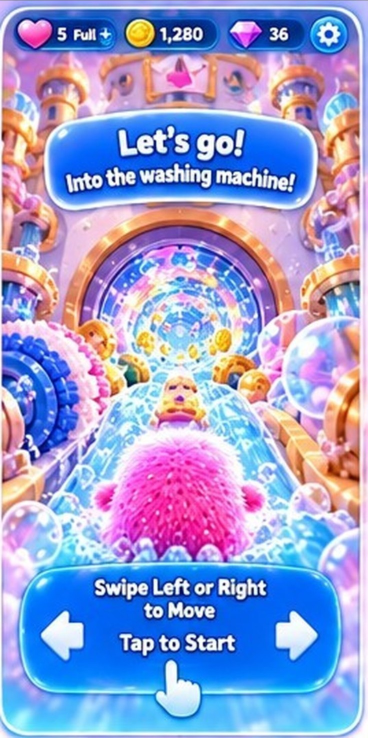
#> input picture WebDemo/ui/approved_screen3.png, 735 x 1476 px (shown at 1/2 size); the run also reads 1 picture not shown here
$ python paint_evidence.py ../ui/arrow_left.png ../ui/gear.png
#> lines starting #> are read from the running program, lines starting #| are printed output that depends on the picture; after the words box and inside, x2 and y2 are one past the last pixel; in counts of white or black regions, pixels touching at a corner belong together
#> further down, approved is the input picture: PIL image 735x1476 RGB; mean R, G, B 153.1, 157.3, 207.8
# python3 -I tools/paint_evidence.py <frames-dir> <out-dir>
# Builds the comparison sheets for the painted-scenery test from tools/paint_shots.cjs frames (prefixes saved, paint,
# vortex, tall, wide) and the approved Screen 3. Everything is shown at the same 1:2 stage size, labelled.
import os, sys
from PIL import Image, ImageDraw, ImageFont

FR, OUT = sys.argv[1], sys.argv[2]
os.makedirs(OUT, exist_ok=True)
HERE = os.path.dirname(os.path.abspath(__file__))
APPROVED = os.path.join(HERE, '..', 'ui', 'approved_screen3.png')
FONT = '/usr/share/fonts/truetype/dejavu/DejaVuSans-Bold.ttf'
font = lambda n: ImageFont.truetype(FONT, n) if os.path.exists(FONT) else ImageFont.load_default()
BG, INK = (18, 18, 30), (240, 240, 250)


def frame(prefix, t):
#> called with prefix = 'saved', t = 0
    return Image.open(os.path.join(FR, f'{prefix}_t{t:04.1f}.png')).convert('RGB')
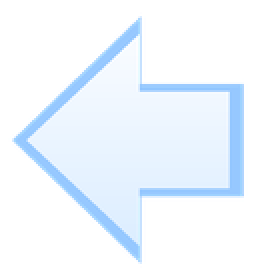
#> input picture WebDemo/ui/arrow_left.png, 128 x 140 px, given in place of saved_t00.0.png, which was not available (shown 2 times larger)
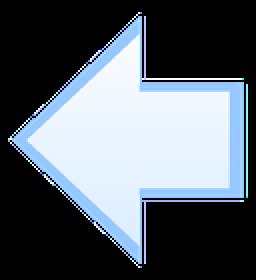
#> returned value: PIL image 128x140 RGB (shown 2 times larger); mean R, G, B 87.9, 96.8, 106.3
#> call 2 of frame, with prefix = 'paint', t = 0
#> in frame (call 2), `return Image.open(os.path.join(FR, f'{prefix}_t{t:04.1f}.png')).conver..`:
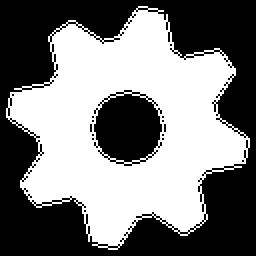
#> returned value: PIL image 128x128 RGB (shown 2 times larger); 48.8% white; 1 white region, box (x1, y1, x2, y2) and area: (3, 3, 125, 125) 7988


def sheet(cols, labels, w, title, out, rowlabels=None):
    """cols: list of rows, each a list of images; labels: per column (first row) or per cell."""
#> called with w = 420, out = '01_tap_to_start.png'
    h = int(w * 2)
#> h = 840
    head, left = 64, (150 if rowlabels else 0)
    rows = len(cols)
#> rows = 1
    W = left + len(cols[0]) * (w + 12) + 12
#> W = 1740
    H = head + rows * (h + 40) + 8
#> H = 952
    s = Image.new('RGB', (W, H), BG); d = ImageDraw.Draw(s)
#> after `s = Image.new('RGB', (W, H), BG)`:
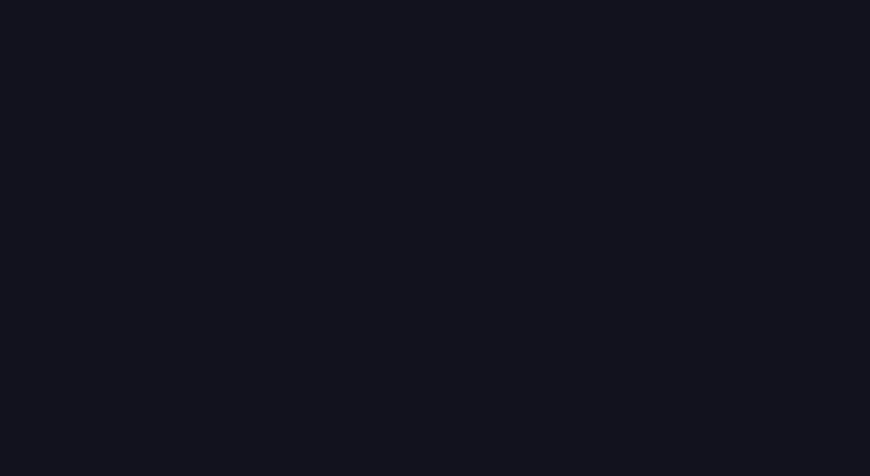
#> s: PIL image 1740x952 RGB (shown at 1/2 size); mean R, G, B 18, 18, 30
    d.text((14, 12), title, fill=INK, font=font(26))
    for r, row in enumerate(cols):
        y = head + r * (h + 40)
        if rowlabels: d.text((14, y + 30 + h // 2 - 14), rowlabels[r], fill=INK, font=font(22))
        for c, im in enumerate(row):
            x = left + 12 + c * (w + 12)
            lab = labels[r][c] if isinstance(labels[0], list) else labels[c]
            d.text((x, y + 6), lab, fill=INK, font=font(18))
            s.paste(im.resize((w, h), Image.LANCZOS), (x, y + 32))
#> this loop made 1 pass
#> (r, y) on pass 1: (0, 64)
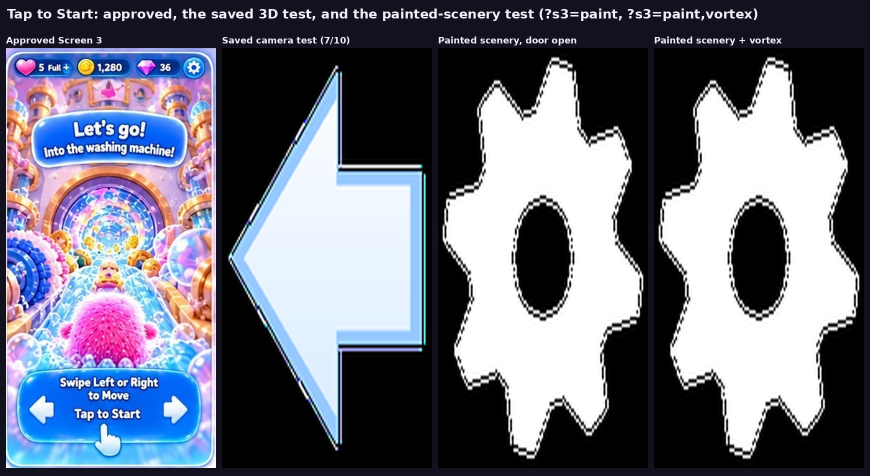
#> s: PIL image 1740x952 RGB (shown at 1/2 size); mean R, G, B 109.1, 111.9, 126.4
    s.save(os.path.join(OUT, out)); print(out, s.size)
#| 01_tap_to_start.png (1740, 952)


approved = Image.open(APPROVED).convert('RGB')
# 1. Tap to Start
sheet([[approved, frame('saved', 0), frame('paint', 0), frame('vortex', 0)]],
      ['Approved Screen 3', 'Saved camera test (7/10)', 'Painted scenery, door open', 'Painted scenery + vortex'],
      420, 'Tap to Start: approved, the saved 3D test, and the painted-scenery test (?s3=paint, ?s3=paint,vortex)', '01_tap_to_start.png')
# 2. After the tap: the saved test above, the painted test below
ts = [2.5, 3.0, 3.5, 4.0, 4.5, 5.0, 5.5]
sheet([[frame('saved', t) for t in ts], [frame('paint', t) for t in ts]], [f'{t:.1f} s' for t in ts], 260,
      'After the tap (tap at 2.0 s), same seed and inputs', '02_after_the_tap.png', rowlabels=['Saved\n3D test', 'Painted\nscenery'])
#> (the run stopped early here; a loop or call above may not have finished)
